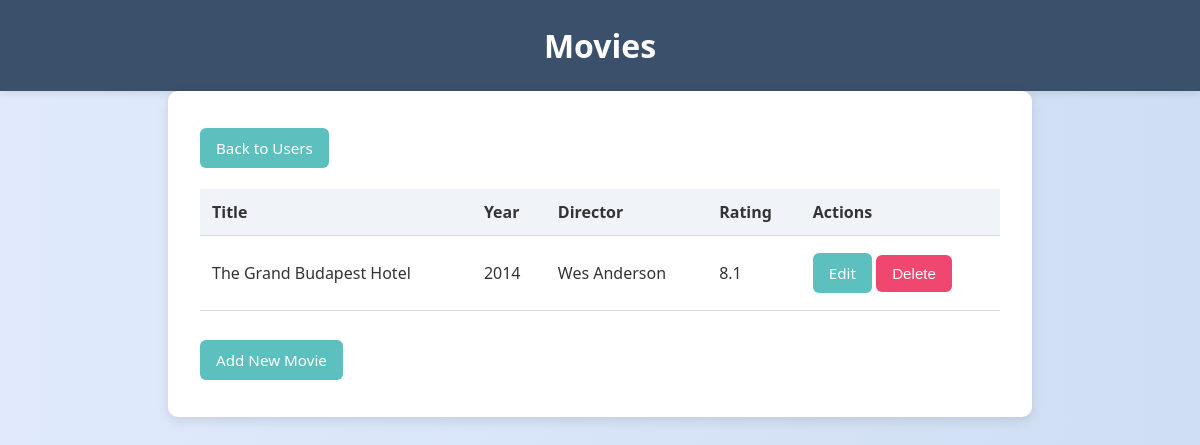
The page /users/4 on the database its author committed.
### models/movie.py (models this page shows)
class Movie(db.Model):
    __tablename__ = 'movies'
    __table_args__ = (db.UniqueConstraint('title', 'user_id'),)
    movie_id: Mapped[int] = mapped_column(primary_key=True, autoincrement=True)
    user_id: Mapped[int] = mapped_column(ForeignKey('users.user_id'))
    user = relationship('User', back_populates='movies')
    title: Mapped[str] = mapped_column(nullable=False, unique=True)
    year: Mapped[int] = mapped_column()
    director: Mapped[str] = mapped_column()
    rating: Mapped[float] = mapped_column()

### app.py (the view)
@app.route('/users/<user_id>')
def user_movies(user_id):
    movies = data_manager.get_user_movies(user_id)
    return render_template('movies.html', movies=movies, user_id=user_id)

### data_managers/data_manager_sqlite.py (called while the page is built)
    def get_user_movies(self, user_id):
        try:
            stmt = select(Movie).where(Movie.user_id == user_id)
            return db.session.scalars(stmt).all()
        except SQLAlchemyError as e:
            print(f"Error retrieving user movies: {e}")
            return []

### templates/movies.html (shortened to what this page needs)
<!DOCTYPE html>
<html lang="en">
<head>
    <link rel="stylesheet" href="{{ url_for('static', filename='styles.css') }}">
</head>
<body>
    <header>
        <h1>Movies</h1>
    </header>
    <main>
        <nav><a href="{{ url_for('list_users') }}" class="button">Back to Users</a></nav>
        {% if movies %}
        <table class="movie-table">
            <thead>
                <tr>
                    <th>Title</th>
                    <th>Year</th>
                    <th>Director</th>
                    <th>Rating</th>
                    <th>Actions</th>
                </tr>
            </thead>
            <tbody>
                {% for movie in movies %}
                <tr>
                    <td>{{ movie.title }}</td>
                    <td>{{ movie.year }}</td>
                    <td>{{ movie.director }}</td>
                    <td>{{ movie.rating }}</td>
                    <td>
                        <a href="{{ url_for('update_movie', user_id=user_id, movie_id=movie.movie_id) }}" class="button">Edit</a>
                        <form method="POST" action="{{ url_for('delete_movie', user_id=user_id, movie_id=movie.movie_id) }}" style="display:inline;" onsubmit="return confirm('Are you sure you want to delete this movie?');">
                            <button type="submit">Delete</button>
                        </form>
                    </td>
                </tr>
                {% endfor %}
            </tbody>
        </table>
        {% else %}
            <p>No movies found.</p>
        {% endif %}
        <div style="margin-top: 1rem;">
            <a href="{{ url_for('add_movie', user_id=user_id) }}" class="button">Add New Movie</a>
        </div>
    </main>
</body>
</html>

### static/styles.css (style rules this page uses)
body { font-family: 'Segoe UI', Tahoma, Geneva, Verdana, sans-serif; background: linear-gradient(to right, #e0eafc, #cfdef3); margin: 0; padding: 0; color: #333; }
header { background-color: #3a506b; color: white; padding: 1.5rem 2rem; text-align: center; box-shadow: 0 2px 8px rgba(0, 0, 0, 0.1); }
main { padding: 2rem; max-width: 800px; margin: auto; background-color: white; border-radius: 10px; box-shadow: 0 4px 12px rgba(0, 0, 0, 0.1); }
h1 { margin: 0; font-size: 2rem; }
nav { margin-bottom: 1rem; }
.button, button { display: inline-block; padding: 10px 16px; background-color: #5bc0be; color: white; text-decoration: none; border: none; border-radius: 6px; margin: 5px 0; cursor: pointer; transition: background-color 0.3s; }
.movie-table { width: 100%; border-collapse: collapse; margin-bottom: 1.5rem; }
.movie-table th, .movie-table td { padding: 0.75rem; text-align: left; border-bottom: 1px solid #ddd; }
.movie-table th { background-color: #f0f4f8; color: #333; }
.movie-table td { background-color: #fff; }
form button { background-color: #ef476f; }
.button, button { display: inline-block; padding: 10px 16px; background-color: #5bc0be; color: white; text-decoration: none; border: none; border-radius: 6px; margin: 5px 0; cursor: pointer; font-size: 0.95rem; transition: background-color 0.3s; }
button { appearance: none; -webkit-appearance: none; }

### rows shown on the page
Movie: title "The Grand Budapest Hotel", year "2014", director "Wes Anderson", rating "8.1"
